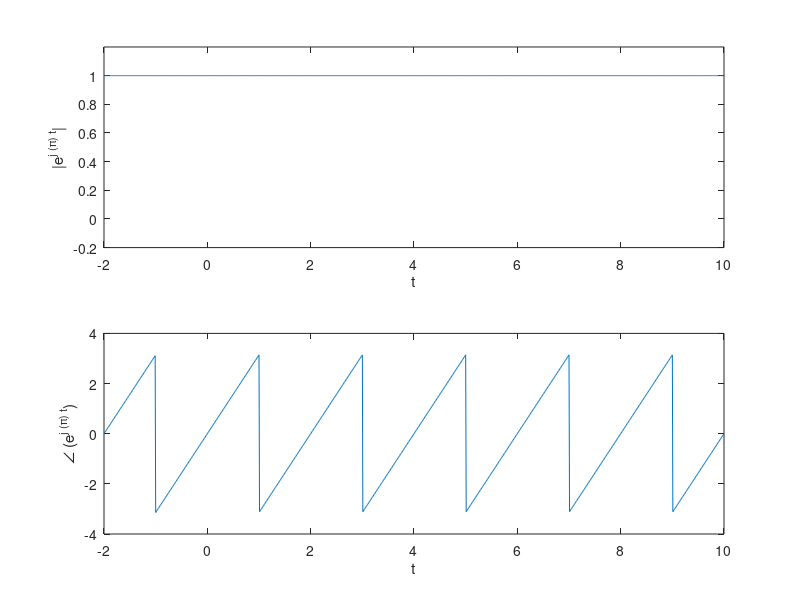

Source code (MATLAB): (Note: this script raises an error after producing the figure.)
j = sqrt(-1);
t = -2:0.01:10+0.001;
omega = pi;
xv = exp(j*omega*t);

subplot(2,1,1);  
plot(t,abs(xv));
xlabel('t');  ylabel('|e^{j (\pi) t}|');
axis([min(t) max(t) -0.2 1.2]);
subplot(2,1,2);  
plot(t,angle(xv));
xlabel('t');  ylabel('\angle (e^{j (\pi) t})');

exportfig(gcf,'complexexpplot2.eps','width',5,'height',3,'fontmode','fixed','Color','cmyk','fontsize',8);